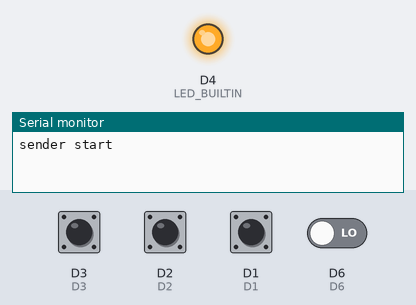
This sketch was run on a simulated ESP8266 (NodeMCU). Parts: output pins drawn as LEDs (lit = HIGH, except the on-board LED, lit = LOW), the last lines printed to the serial monitor. The inputs (shaded band) are chosen by the test bench; at power-on: D1–3 HIGH, D6 LOW. Pins used as bus, display or sensor lines are not drawn.

Above: at 1.2 s.
1.3 s: D3 pulled LOW for 0.15 s
At 2.7 s:
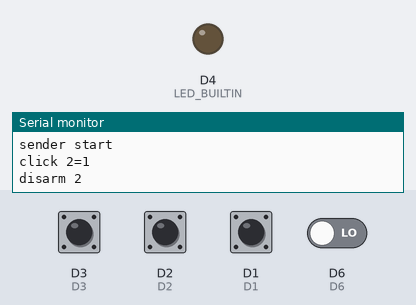
3.8 s: D1 pulled LOW for 0.15 s
At 4.6 s:
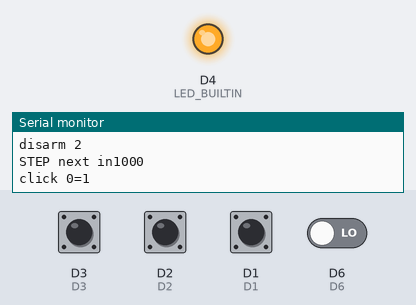
6.3 s: D6 driven HIGH
At 6.9 s:
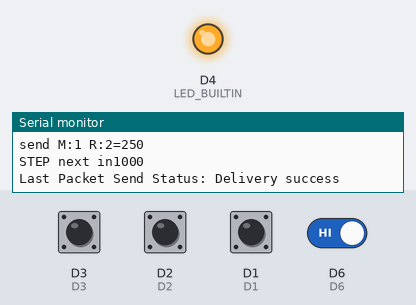
7.8 s: D6 driven LOW
At 9.2 s:
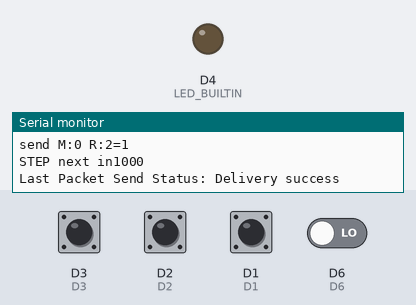
Timing chart, 0 to 10.3 s (numbered marks = the images above; inputs shaded):
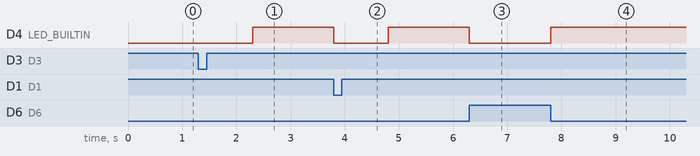

Measured:
- after the input at 1.3 s, D4 (LED_BUILTIN): LOW → HIGH after 1.0 s
- after the input at 3.8 s, D4 (LED_BUILTIN): HIGH → LOW at once, → HIGH 1.0 s later
- after the input at 6.3 s, D4 (LED_BUILTIN): HIGH → LOW at once
- after the input at 7.8 s, D4 (LED_BUILTIN): LOW → HIGH at once

The sketch:

espnow_sender.ino
```cpp
// (licence header left out)
#include <ESP8266WiFi.h>
#include <espnow.h>

static const uint8_t D0   = 16;
static const uint8_t D1   = 5;
static const uint8_t D2   = 4;
static const uint8_t D3   = 0;
static const uint8_t D4   = 2;
static const uint8_t D5   = 14;
static const uint8_t D6   = 12;
static const uint8_t D7   = 13;
static const uint8_t D8   = 15;
static const uint8_t D9   = 3;
static const uint8_t D10  = 1;

static const uint8_t BUTTON  = D1;

uint8_t mac0[] = {0xc4, 0xd8, 0xd5, 0x13, 0x3d, 0xfc}; // orig box 1 4 outlets
uint8_t mac1[] = {0x4c, 0xeb, 0xd6, 0x1f, 0x50, 0x5c}; // 2 outlets, 1 contact (vpin), 1 IR (room leds)
uint8_t mac2[] = {0xbc, 0xdd, 0xc2, 0x79, 0x92, 0x2d}; // orig box 2 3 outlets, 1 contact (crystal castles)
uint8_t mac3[] = {0x78, 0xee, 0x4c, 0x01, 0x5a, 0xc8}; // ESP32 box. qbert, starwars, starwars leds

uint8_t macx[] = {0xc4, 0xd8, 0xd5, 0x0e, 0xbf, 0xc1}; // dead

//mac2 bc:dd:c2:79:92:2d

#define NMACS 3
// REPLACE WITH RECEIVER MAC Address
uint8_t *macs[] = {
  mac0,
  mac1,
  mac2,
  mac3,
  NULL
};

#define RELAY 0
#define IRLED 1

typedef struct step {
  uint8_t module;
  uint8_t relay;
  uint8_t value;
  long    delay;
  uint8_t mode; // 0=relay, 1=IR
} step_t;

step_t steps[] = {
  //{ 1, 3, 0x0D, 0 }, { 1, 3, 0x4D, 0 }, // Room LEDs on, colors //{ 1, 3, 0x00, 0 }, // strobe

  { 2, 0, 1, 10, RELAY }, // EARLY 1up A
  { 0, 0, 1, 10, RELAY }, // Pacman 1

  { 1, 2, 250, 10, RELAY }, // Vpin early

  { 0, 1, 1, 0,  RELAY },  // Ghost1
  { 2, 1, 1, 10, RELAY }, // EARLY 1up B
  { 0, 2, 1, 0,  RELAY },  // disco1

  { 0, 3, 1, 0,  RELAY }, // Wild Life

  { 1, 0, 1, 0, RELAY }, // BOP  //{ 1, 2, 250, 0, RELAY }, // BOP, Vpin

  { 3, 0, 1, 0, RELAY }, // Disco2
  { 3, 1, 1, 0, RELAY }, // Ghost2

  { 3, 2, 1, 0, RELAY }, // qbert
  { 2, 2, 1, 1, RELAY }, // Crystal Castles

  { 3, 3, 0x40, 0, IRLED}, // star wars leds toggle

  { 1, 3, 0x0D, 0, IRLED }, { 1, 3, 0x00, 0, IRLED },
  { 1, 3, 0x04, 3000, IRLED }, // Blue

  { 0xFF, 0xFF, 0xFF, 0xFF, 0xFF } // Done
};

step_t off_steps[] = {
  //{ 1, 3, 0x4D, 0}, { 1, 3, 0x1F, 0}, // Room LEDs colors, off
  //{ 0xFF, 0xFF, 0xFF, 0xFF }, // Done

  { 1, 3, 0x4D, 10, IRLED}, // Room LEDs colors
  { 2, 3, 250, 0, 10 }, // Crystal Castles button

  { 0, 0, 0, 0, RELAY }, { 0, 1, 0, 0, RELAY }, { 0, 2, 0, 0, RELAY }, // PacMan and disco1
  { 0, 3, 0, 0, RELAY }, // Wild Life

  { 1, 0, 0, 0, RELAY }, { 1, 2, 250, 0, RELAY }, // BOP, Vpin

  { 2, 0, 0, 0, RELAY }, { 2, 1, 0, 0, RELAY }, // 1ups

  { 3, 0, 0, 0, RELAY }, // Disco2
  { 3, 1, 0, 0, RELAY }, // Ghost2
  { 3, 3, 250, 1, RELAY }, // qbert button

  { 1, 3, 0x1F, 0, IRLED}, // Room LEDS off

  { 3, 3, 0x40, 0, IRLED}, // star wars leds toggle

  { 2, 2, 0, 2000, RELAY }, // Crystal Castles off
  { 3, 2, 0, 2000, RELAY }, // qbert off

  { 0xFF, 0xFF, 0xFF, 0xFF } // Done
};

step_t b1_steps[] = {
  { 3, 3, 0x40, 0, IRLED }, // star wars leds toggle

  { 3, 0, 1, 0, RELAY }, // Disco2
  { 3, 1, 1, 0, RELAY }, // Ghost2
  { 3, 2, 1, 0, RELAY }, // qbert

  { 0xFF, 0xFF, 0xFF, 0xFF } // Done
};
step_t b1_steps_off[] = {
  { 3, 0, 0, 0, RELAY }, // Disco2
  { 3, 1, 0, 0, RELAY }, // Ghost2
  { 3, 3, 250, 1, RELAY }, // qbert button
  { 3, 2, 0, 5000, RELAY }, // qbert off
  { 3, 3, 0x40, 0, IRLED }, // star wars leds toggle

  { 0xFF, 0xFF, 0xFF, 0xFF } // Done
};

/*

step_t b1_steps[] = {
  { 1, 2, 250, 10 }, // Vpin power button
  { 2, 2, 1, 10 }, // CC on
  { 0xFF, 0xFF, 0xFF, 0xFF } // Done
};
step_t b1_steps_off[] = {
  { 2, 3, 250, 10 }, // CC power off button
  { 1, 2, 250, 10 }, // Vpin power button
  { 2, 2, 0, 8000 }, // CC off

  { 0xFF, 0xFF, 0xFF, 0xFF } // Done
};
*/

// Structure example to send data
// Must match the receiver structure
typedef struct struct_message {
  int module;
  int relay;
  int value;
  int data[32];
} struct_message;

// Create a struct_message called myData
struct_message myData;

typedef struct button {
  uint8_t button;
  uint8_t bstate;
  unsigned long lastTime;
  uint8_t value;
  uint8_t on;
} button_t;

#define NBUTTONS 4
int relay_value = 0;
button_t buttons[NBUTTONS] = { { D1, 0, 0, 0, 0 }, { D2, 0, 0, 0, 0 }, { D3, 0, 0, 0, 0 }, { D6, 0, 0, 0, 1 } };

uint8_t startup = 1;

typedef struct mmode_t {
  uint8_t mode;
  step_t *curstep;
  long curstep_next;

  uint8_t submode;
  uint8_t flash;
  unsigned long last;
  unsigned long next;
  unsigned long nextFlash;
} mmode_t;

unsigned long durations[] = { 1000, 1000, 1000, 1000 };
mmode_t mmode = { 0, NULL, 0, 0, 0, 0, 0, 0 };

//unsigned long lastTime = 0;
unsigned long timerDelay = 1000;  // send readings timer

void send(int module, int relay, int value, int mode);

// Callback when data is sent
void OnDataSent(uint8_t *mac_addr, uint8_t sendStatus) {
  Serial.print("Last Packet Send Status: ");
  if (sendStatus == 0){
    Serial.println("Delivery success");
  } else {
    Serial.println("Delivery fail");
  }
}

void setup() {
  int i;
  // Init Serial Monitor
  Serial.begin(115200);

  pinMode(LED_BUILTIN, OUTPUT);
  pinMode(D5, OUTPUT);
  for(i=0;i<NBUTTONS;i++) {
    if(buttons[i].on) {
      pinMode(buttons[i].button, INPUT);
    } else {
      pinMode(buttons[i].button, INPUT_PULLUP);
    }
    buttons[i].bstate = 0;
    buttons[i].lastTime = 0;
    buttons[i].value = 0;
  }

  // Set device as a Wi-Fi Station
  WiFi.mode(WIFI_STA);

  // Init ESP-NOW
  if (esp_now_init() != 0) {
    Serial.println("Error initializing ESP-NOW");
    return;
  }

  memset((uint8_t *) &myData, 0, sizeof(myData));

  // Once ESPNow is successfully Init, we will register for Send CB to
  // get the status of Trasnmitted packet
  esp_now_set_self_role(ESP_NOW_ROLE_CONTROLLER);
  esp_now_register_send_cb(OnDataSent);

  // Register peer
  esp_now_add_peer(macs[0], ESP_NOW_ROLE_SLAVE, 1, NULL, 0);
}

void flash(int on, int setNext) {
  digitalWrite(D5, on?LOW:HIGH);
  if(!setNext) {
    mmode.nextFlash = 0;
    mmode.flash = 1;
    if(!on) analogWrite(D5, 220); // dim
    return;
  }

  mmode.flash = !mmode.flash;
  mmode.nextFlash = (mmode.flash?100:200) + millis();
}

// OLD
void mode1Next() {
  Serial.print("MODE1 step ");
  Serial.println(mmode.submode);
  //digitalWrite(D5, (mmode.submode%2==0)?LOW:HIGH);
  send((int)(mmode.submode/4),mmode.submode%4,1,0);
  mmode.next = millis() + 800;
  mmode.submode++;
  if(mmode.submode >= 8) {
    Serial.println("MODE1 finished");
    mmode.mode = 0;
    flash(1, 0);
    //digitalWrite(D5, HIGH);
  }
}
// OLD
void mode2Next() {
  Serial.print("MODE2 step ");
  Serial.println(mmode.submode);
  send((int)(mmode.submode/4),mmode.submode%4,0,0);
  mmode.next = millis() + 500;
  mmode.submode++;
  if(mmode.submode >= 8) {
    Serial.println("MODE2 finished");
    mmode.mode = 0;
    flash(0, 0);
  }
}

void modeNext() {
    Serial.print("NEXT mode=");
    Serial.println(mmode.mode);
    switch(mmode.mode) {
      case 1: mode1Next(); return;
      case 2: mode2Next(); return;
    }
}

void queueStep(step_t *step) {
  if(step->module == 0xFF) {
    Serial.println("STEP finished");
    mmode.curstep = NULL;
    mmode.curstep_next = 0L;

    Serial.println("MODE finished");
    flash(mmode.mode==1?1:0, 0);
    mmode.mode = 0;

    return;
  }

  mmode.curstep = step;
  long delay = step->delay;
  if(delay <= 0) delay = 1000;
  Serial.print("STEP next in");
  Serial.println(delay);
  mmode.curstep_next = millis() + delay;
}

void loop() {
  int i;

  if(startup) {
    startup = 0;
    digitalWrite(D5, HIGH);
    Serial.println("sender start");
    analogWriteRange(255);
    flash(0,0);
  }

  if(mmode.nextFlash > 0 && mmode.nextFlash <= millis()) {
    flash(mmode.flash, 1);
  }

  if((mmode.curstep != NULL) && (mmode.curstep_next <= millis())) {
    Serial.println("STEP send");
    send(mmode.curstep->module,mmode.curstep->relay,mmode.curstep->value,mmode.curstep->mode);
    queueStep(mmode.curstep+1);
    //flash(1,0); FIXME!!
  }

  //if(mmode.mode > 0 && mmode.next <= millis()) {
  //  modeNext();
  //}

  for(i=0;i<NBUTTONS;i++) {
    loop_button(buttons+i,i);
  }
}

void loop_button(button_t *btn, int i) {

  uint8_t mode = btn->bstate;
  uint8_t bstate = digitalRead(btn->button);
  if(btn->on) {
    bstate = !bstate;
  }

  if ((mode == 1) && ((millis() - btn->lastTime) > timerDelay) && (bstate)) {
    Serial.print("disarm ");
    Serial.println(i);
    btn->bstate = 0;

    digitalWrite(LED_BUILTIN, HIGH);
    return;
  }

  if((mode == 0) && (!bstate)) {
    btn->bstate = 1;
    btn->lastTime = millis();

    digitalWrite(LED_BUILTIN, LOW);
    btn->value = !btn->value;
    if(btn->button == D6) {
      memset(&mmode,0,sizeof(mmode_t));
      mmode.mode = btn->value?1:2;
      mmode.next = millis();

      queueStep(mmode.mode==1?steps:off_steps);

      flash(1, 1);
    } else if(btn->button == D1) {
      memset(&mmode,0,sizeof(mmode_t));
      mmode.mode = btn->value?1:2;
      mmode.next = millis();

      queueStep(mmode.mode==1?b1_steps:b1_steps_off);

      flash(1, 1);
    }

    Serial.print("click ");
    Serial.print(i);
    Serial.print("=");
    Serial.println(btn->value);
  }
}

void send(int module, int relay, int value, int mode) {
    // Set values to send
    myData.module = module;
    myData.relay = relay;
    myData.value = value;
    myData.data[0] = mode;

    // Send message via ESP-NOW
    Serial.print("send M:");
    Serial.print(myData.module);
    Serial.print(" R:");
    Serial.print(myData.relay);
    Serial.print("=");
    Serial.print(myData.value);
    Serial.println();
    esp_now_send(macs[myData.module], (uint8_t *) &myData, sizeof(myData));
    return;
}
```
